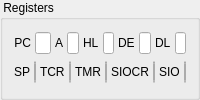
        <widget class="QGroupBox" name="groupBox_3">
        <property name="title">
          <string> Registers </string>
        </property>
        <layout class="QVBoxLayout" name="regLayout">
          <item>
            <layout class="QHBoxLayout" name="regLine1Layout" stretch="1,10,1,7,1,7,1,7,1,7">
              <property name="spacing">
                <number>4</number>
              </property>
              <item>
                <widget class="QLabel" name="labelPC">
                <property name="toolTip">
                  <string>Program counter</string>
                </property>
                <property name="text">
                  <string>PC</string>
                </property>
                <property name="alignment">
                  <set>Qt::AlignRight|Qt::AlignTrailing|Qt::AlignVCenter</set>
                </property>
                </widget>
              </item>
              <item>
                <widget class="QLineEdit" name="pcEdit">
                <property name="sizePolicy">
                  <sizepolicy hsizetype="Ignored" vsizetype="Fixed">
                  <horstretch>0</horstretch>
                  <verstretch>0</verstretch>
                  </sizepolicy>
                </property>
                <property name="toolTip">
                  <string>Program counter</string>
                </property>
                <property name="key" stdset="0">
                  <string>PC</string>
                </property>
                <property name="type" stdset="0">
                  <string>integer</string>
                </property>
                <property name="mask" stdset="0">
                  <string>0x%0.3X</string>
                </property>
                </widget>
              </item>
              <item>
                <widget class="QLabel" name="xaLabel">
                <property name="toolTip">
                  <string>Accumulator</string>
                </property>
                <property name="text">
                  <string>A</string>
                </property>
                </widget>
              </item>
              <item>
                <widget class="QLineEdit" name="xaEdit">
                <property name="sizePolicy">
                  <sizepolicy hsizetype="Ignored" vsizetype="Fixed">
                  <horstretch>0</horstretch>
                  <verstretch>0</verstretch>
                  </sizepolicy>
                </property>
                <property name="toolTip">
                  <string>Accumulator</string>
                </property>
                <property name="key" stdset="0">
                  <string>A</string>
                </property>
                <property name="type" stdset="0">
                  <string>integer</string>
                </property>
                <property name="mask" stdset="0">
                  <string>0x%0.1X</string>
                </property>
                </widget>
              </item>
              <item>
                <widget class="QLabel" name="hlLabel">
                <property name="toolTip">
                  <string>HL register pair</string>
                </property>
                <property name="text">
                  <string>HL</string>
                </property>
                </widget>
              </item>
              <item>
                <widget class="QLineEdit" name="hlEdit">
                <property name="sizePolicy">
                  <sizepolicy hsizetype="Ignored" vsizetype="Fixed">
                  <horstretch>0</horstretch>
                  <verstretch>0</verstretch>
                  </sizepolicy>
                </property>
                <property name="toolTip">
                  <string>HL register pair</string>
                </property>
                <property name="key" stdset="0">
                  <string>HL</string>
                </property>
                <property name="type" stdset="0">
                  <string>integer</string>
                </property>
                <property name="mask" stdset="0">
                  <string>0x%0.2X</string>
                </property>
                </widget>
              </item>
              <item>
                <widget class="QLabel" name="deLabel">
                <property name="toolTip">
                  <string>DE register pair</string>
                </property>
                <property name="text">
                  <string>DE</string>
                </property>
                </widget>
              </item>
              <item>
                <widget class="QLineEdit" name="deEdit">
                <property name="sizePolicy">
                  <sizepolicy hsizetype="Ignored" vsizetype="Fixed">
                  <horstretch>0</horstretch>
                  <verstretch>0</verstretch>
                  </sizepolicy>
                </property>
                <property name="toolTip">
                  <string>DE register pair</string>
                </property>
                <property name="key" stdset="0">
                  <string>DE</string>
                </property>
                <property name="type" stdset="0">
                  <string>integer</string>
                </property>
                <property name="mask" stdset="0">
                  <string>0x%0.2X</string>
                </property>
                </widget>
              </item>
              <item>
                <widget class="QLabel" name="dlLabel">
                <property name="toolTip">
                  <string>DL register pair</string>
                </property>
                <property name="text">
                  <string>DL</string>
                </property>
                </widget>
              </item>
              <item>
                <widget class="QLineEdit" name="dlEdit">
                <property name="sizePolicy">
                  <sizepolicy hsizetype="Ignored" vsizetype="Fixed">
                  <horstretch>0</horstretch>
                  <verstretch>0</verstretch>
                  </sizepolicy>
                </property>
                <property name="toolTip">
                  <string>DL register pair</string>
                </property>
                <property name="key" stdset="0">
                  <string>DL</string>
                </property>
                <property name="type" stdset="0">
                  <string>integer</string>
                </property>
                <property name="mask" stdset="0">
                  <string>0x%0.2X</string>
                </property>
                </widget>
              </item>
            </layout>
          </item>

          <item>
            <layout class="QHBoxLayout" name="regLine2Layout" stretch="1,10,1,10,1,10,1,10,1,10">
              <property name="spacing">
                <number>4</number>
              </property>
              <item>
                <widget class="QLabel" name="spLabel">
                <property name="toolTip">
                  <string>Stack pointer</string>
                </property>
                <property name="text">
                  <string>SP</string>
                </property>
                </widget>
              </item>
              <item>
                <widget class="QLineEdit" name="spEdit">
                <property name="sizePolicy">
                  <sizepolicy hsizetype="Ignored" vsizetype="Fixed">
                  <horstretch>0</horstretch>
                  <verstretch>0</verstretch>
                  </sizepolicy>
                </property>
                <property name="toolTip">
                  <string>Stack pointer</string>
                </property>
                <property name="key" stdset="0">
                  <string>SP</string>
                </property>
                <property name="type" stdset="0">
                  <string>integer</string>
                </property>
                <property name="mask" stdset="0">
                  <string>0x%0.2X</string>
                </property>
                </widget>
              </item>
              <item>
                <widget class="QLabel" name="tcrLabel">
                <property name="toolTip">
                  <string>Timer Counter Register</string>
                </property>
                <property name="text">
                  <string>TCR</string>
                </property>
                </widget>
              </item>
              <item>
                <widget class="QLineEdit" name="tcrEdit">
                <property name="sizePolicy">
                  <sizepolicy hsizetype="Ignored" vsizetype="Fixed">
                  <horstretch>0</horstretch>
                  <verstretch>0</verstretch>
                  </sizepolicy>
                </property>
                <property name="toolTip">
                  <string>Timer Counter Register</string>
                </property>
                <property name="key" stdset="0">
                  <string>TCR</string>
                </property>
                <property name="type" stdset="0">
                  <string>integer</string>
                </property>
                <property name="mask" stdset="0">
                  <string>0x%0.1X</string>
                </property>
                </widget>
              </item>
              <item>
                <widget class="QLabel" name="tmrLabel">
                <property name="toolTip">
                  <string>Timer Modulo Register</string>
                </property>
                <property name="text">
                  <string>TMR</string>
                </property>
                </widget>
              </item>
              <item>
                <widget class="QLineEdit" name="tmrEdit">
                <property name="sizePolicy">
                  <sizepolicy hsizetype="Ignored" vsizetype="Fixed">
                  <horstretch>0</horstretch>
                  <verstretch>0</verstretch>
                  </sizepolicy>
                </property>
                <property name="toolTip">
                  <string>Timer Modulo Register</string>
                </property>
                <property name="key" stdset="0">
                  <string>TMR</string>
                </property>
                <property name="type" stdset="0">
                  <string>integer</string>
                </property>
                <property name="mask" stdset="0">
                  <string>0x%0.1X</string>
                </property>
                </widget>
              </item>
              <item>
                <widget class="QLabel" name="siocrLabel">
                <property name="toolTip">
                  <string>Serial I/O Count Register</string>
                </property>
                <property name="text">
                  <string>SIOCR</string>
                </property>
                </widget>
              </item>
              <item>
                <widget class="QLineEdit" name="siocrEdit">
                <property name="sizePolicy">
                  <sizepolicy hsizetype="Ignored" vsizetype="Fixed">
                  <horstretch>0</horstretch>
                  <verstretch>0</verstretch>
                  </sizepolicy>
                </property>
                <property name="toolTip">
                  <string>Serial I/O Count Register</string>
                </property>
                <property name="key" stdset="0">
                  <string>SIOCR</string>
                </property>
                <property name="type" stdset="0">
                  <string>integer</string>
                </property>
                <property name="mask" stdset="0">
                  <string>0x%0.1X</string>
                </property>
                </widget>
              </item>
              <item>
                <widget class="QLabel" name="sioLabel">
                <property name="toolTip">
                  <string>Serial I/O Shift Register</string>
                </property>
                <property name="text">
                  <string>SIO</string>
                </property>
                </widget>
              </item>
              <item>
                <widget class="QLineEdit" name="sioEdit">
                <property name="sizePolicy">
                  <sizepolicy hsizetype="Ignored" vsizetype="Fixed">
                  <horstretch>0</horstretch>
                  <verstretch>0</verstretch>
                  </sizepolicy>
                </property>
                <property name="toolTip">
                  <string>Serial I/O Shift Register</string>
                </property>
                <property name="key" stdset="0">
                  <string>SIO</string>
                </property>
                <property name="type" stdset="0">
                  <string>integer</string>
                </property>
                <property name="mask" stdset="0">
                  <string>0x%0.2X</string>
                </property>
                </widget>
              </item>
            </layout>
          </item>

        </layout>
        </widget>
